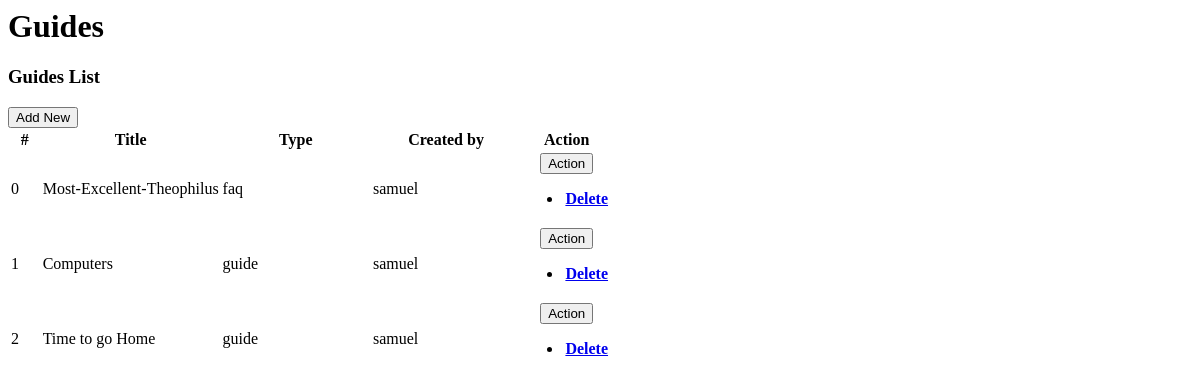
The page /public/pages/staff/guides_staff_view.php on the database its author committed.
### tables this page shows
CREATE TABLE "guides" (
	"id"	INTEGER NOT NULL UNIQUE,
	"title"	TEXT NOT NULL,
	"desc"	TEXT NOT NULL,
	"by"	INTEGER NOT NULL,
	"type"	TEXT NOT NULL,
	"cont"	TEXT NOT NULL,
	"created_at"	TEXT NOT NULL,
	"updated_at"	INTEGER NOT NULL,
	PRIMARY KEY("id" AUTOINCREMENT),
	FOREIGN KEY("by") REFERENCES "users"("id") ON DELETE CASCADE ON UPDATE CASCADE
);

CREATE TABLE "users" (
	"id"	INTEGER NOT NULL UNIQUE,
	"username"	TEXT NOT NULL UNIQUE,
	"email"	TEXT,
	"password"	TEXT,
	"type"	TEXT,
	"created_at"	TEXT NOT NULL,
	"updated_at"	TEXT NOT NULL,
	PRIMARY KEY("id" AUTOINCREMENT)
);

### app/controllers/Guides.php (called while the page is built, shortened)
<?php
class Guides
{
    public static function index()
    {
        $model = new Guides_model ;
        return $model->getAll();
    }
}

### app/models/Guides_model.php (called while the page is built)
<?php
class Guides_model extends Database
{
    protected function getTableName(): string {
        return 'guides';
    }
}

### app/Database.php (called while the page is built, shortened)
<?php
abstract class Database
{
    protected $pdo;
    public function __construct()
    {
        $pdo = new PDO('sqlite:database/database.sqlite');
        $this->pdo = $pdo;
    }
    public  function read($id)
    {
        $sql = "SELECT * FROM {$this->getTableName()} WHERE id = :id";
        try {
            $stmt = $this->pdo->prepare($sql);
            $stmt->bindParam(':id', $id);
            $stmt->execute();
           $result = $stmt->fetch(PDO::FETCH_ASSOC);
           if ($result) {
           return ['status' => 'success', 'data' => $result];
           } else{
           return ['status' => 'fail', 'message' => 'no such row'];
           }
        } catch (PDOException $e) {
           return ['status' => 'error', 'message' => 'Query failed: ' . $e->getMessage()];
        }
    }
    public  function getAll()
    {
        $sql = "SELECT * FROM {$this->getTableName()}";
        try {
            $stmt = $this->pdo->query($sql);
            $result = $stmt->fetchAll(PDO::FETCH_ASSOC);
            if ($result) {
                return ['status' => 'success', 'data' => $result];
            } else {
                return ['status' => 'fail', 'message' => 'Unable to get data'];
            }
        } catch (PDOException $e) {
           return ['status' => 'error', 'message' => 'Query failed: ' . $e->getMessage()] ;
        }
    }
}

### app/controllers/Users.php (called while the page is built, shortened)
<?php
class Users
{
    public static function show($id)
    {
        $model = new Users_model;
        return   $model->read($id);
    }
}

### app/models/Users_model.php (called while the page is built)
<?php
class Users_model extends Database
{
    protected function getTableName(): string {
        return 'users';
    }
}

### public/pages/staff/guides_staff_view.php (the view, shortened to what this page needs)
<h1 class="container p-5">Guides</h1>
<div class="card container">
    <div class="card-header d-flex justify-content-between">
        <h3 class="card-title">Guides List</h3>
        <div class="card-tools align-middle">
            <button type="button" class="btn btn-primary" id="openDialogButton">Add New</button>
        </div>
    </div>
    <div class="card-body">
        <table class="table table-hover table-striped table-bordered">
            <colgroup>
                <col width="5%">
                <col width="30%">
                <col width="25%">
                <col width="25%">
                <col width="15%">
            </colgroup>
            <thead>
                <tr>
                    <th class="text-center p-0">#</th>
                    <th class="text-center p-0">Title</th>
                    <th class="text-center p-0">Type</th>
                    <th class="text-center p-0">Created by</th>
                    <th class="text-center p-0">Action</th>
                </tr>
            </thead>
            <tbody>
                <?php
                $guides = Guides::index();
                foreach ($guides['data'] as $key => $value) {
                    $creator = Users::show($value['by']);
                    echo <<<HTML
                     <tr>
                    <td class="text-center p-0">{$key}</td>
                    <td class=" p-1"><p>{$value['title']}</p></td>
                    <td class=" p-1"><p>{$value['type']}</p></td>
                    <td class=" p-1"><p>{$creator['data']['username']}</p></td>
                    <th class="text-center py-0 px-1">
                        <div class="btn-group" role="group">
                            <button id="btnGroupDrop1" type="button" class="btn btn-warning dropdown-toggle btn-sm rounded-0 p-1" data-bs-toggle="dropdown" aria-expanded="false">
                                Action
                            </button>
                            <ul class="dropdown-menu" aria-labelledby="btnGroupDrop1">
                                <li><a class="dropdown-item delete_data" href="Actions.php?a=DELETE&source=Guides&method=destroy&id={$value['id']}&do=Delete Guides&from={$_GET['path']}">Delete</a></li>
                            </ul>
                        </div>
                    </th>
                </tr>
                HTML;
                }
                ?>
            </tbody>
        </table>
    </div>
</div>

### rows shown on the page
guides: key "0", title "Most-Excellent-Theophilus", type "faq", by.username "samuel"
guides: key "1", title "Computers", type "guide", by.username "samuel"
guides: key "2", title "Time to go Home", type "guide", by.username "samuel"
